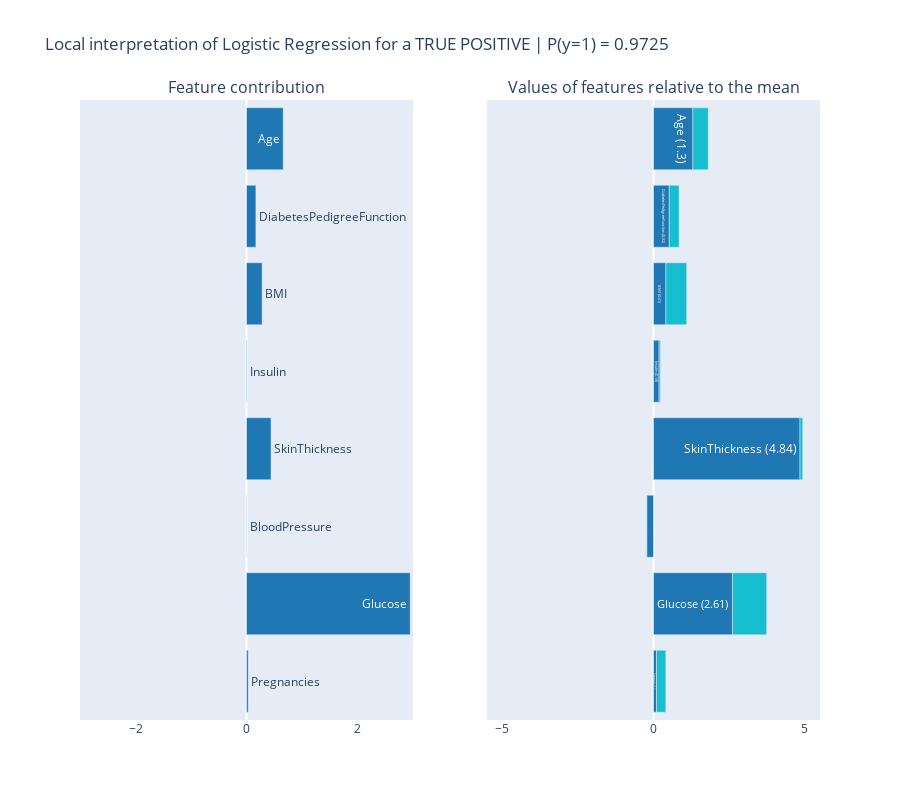

Notebook source saved alongside this figure:
### Code cell
lr_local = get_lr_local_interpretation(36, lr.coef_[-1])
fig = plot_local_interpretation(lr_local, f'Local interpretation of Logistic Regression for a TRUE POSITIVE | P(y=1) = {lr_pred[36]:.4f}')
fig.show()

### Figure 1 — Plotly figure (JSON) as saved in the notebook; plotly's stock layout.template omitted (floating-point values rounded to 4 significant figures)
{"data": [{"marker": {"color": "#1f77b4"}, "orientation": "h", "showlegend": false, "text": ["Pregnancies", "Glucose", "BloodPressure", "SkinThickness", "Insulin", "BMI", "DiabetesPedigreeFunction", "Age"], "type": "bar", "x": [0.03054, 2.949, 0.00239, 0.4419, 0.007998, 0.281, 0.1692, 0.661], "xaxis": "x", "y": ["Pregnancies", "Glucose", "BloodPressure", "SkinThickness", "Insulin", "BMI", "DiabetesPedigreeFunction", "Age"], "yaxis": "y"}, {"marker": {"color": ["#1f77b4", "#1f77b4", "#1f77b4", "#1f77b4", "#1f77b4", "#1f77b4", "#1f77b4", "#1f77b4", "#1f77b4", "#1f77b4", "#bcbd22", "#2ca02c"]}, "orientation": "h", "showlegend": false, "text": ["Pregnancies (0.1)", "Glucose (2.61)", "BloodPressure (-0.22)", "SkinThickness (4.84)", "Insulin (0.18)", "BMI (0.41)", "DiabetesPedigreeFunction (0.52)", "Age (1.3)"], "type": "bar", "x": [0.09936, 2.609, -0.2225, 4.838, 0.1836, 0.4085, 0.5198, 1.3], "xaxis": "x2", "y": ["Pregnancies", "Glucose", "BloodPressure", "SkinThickness", "Insulin", "BMI", "DiabetesPedigreeFunction", "Age"], "yaxis": "y2"}, {"marker": {"color": "#17becf"}, "orientation": "h", "showlegend": false, "type": "bar", "x": [0.3073, 1.13, -0.01074, 0.09133, 0.04357, 0.688, 0.3255, 0.5086], "xaxis": "x2", "y": ["Pregnancies", "Glucose", "BloodPressure", "SkinThickness", "Insulin", "BMI", "DiabetesPedigreeFunction", "Age"], "yaxis": "y2"}], "layout": {"annotations": [{"font": {"size": 16}, "showarrow": false, "text": "Feature contribution", "x": 0.225, "xanchor": "center", "xref": "paper", "y": 1, "yanchor": "bottom", "yref": "paper"}, {"font": {"size": 16}, "showarrow": false, "text": "Values of features relative to the mean", "x": 0.775, "xanchor": "center", "xref": "paper", "y": 1, "yanchor": "bottom", "yref": "paper"}], "barmode": "relative", "height": 800, "title": {"text": "Local interpretation of Logistic Regression for a TRUE POSITIVE | P(y=1) = 0.9725"}, "xaxis": {"anchor": "y", "domain": [0, 0.45], "range": [-3, 3], "showgrid": false}, "xaxis2": {"anchor": "y2", "domain": [0.55, 1], "range": [-5.5, 5.5], "showgrid": false}, "yaxis": {"anchor": "x", "domain": [0, 1], "showticklabels": false, "visible": false}, "yaxis2": {"anchor": "x2", "domain": [0, 1], "matches": "y", "showticklabels": false, "visible": false}}}
